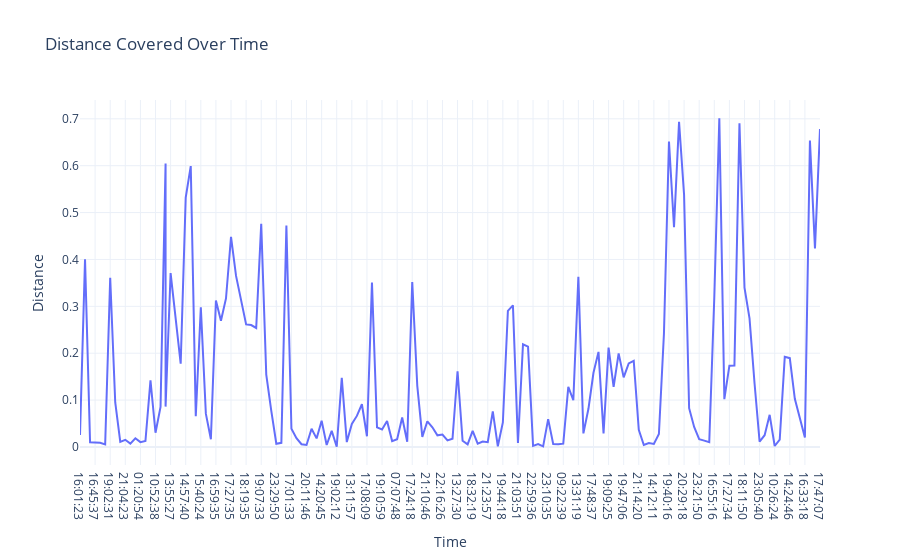

Notebook cell for this chart:
### Code cell
#Now, let’s have a look at the distance covered over time:


# Distance Covered Over Time

fig = px.line(df, x="Time",

               y="Distance",

               title="Distance Covered Over Time")

fig.show()

### Figure 1 — Plotly figure (JSON) as saved in the notebook; plotly's stock layout.template omitted (floating-point values rounded to 4 significant figures; data arrays with more than 128 entries replaced by an {"elided": "..."} marker saying what was removed)
{"data": [{"hovertemplate": "Time=%{x}<br>Distance=%{y}<extra></extra>", "legendgroup": "", "line": {"color": "#636efa", "dash": "solid"}, "marker": {"symbol": "circle"}, "mode": "lines", "name": "", "orientation": "v", "showlegend": false, "type": "scatter", "x": {"elided": "149 str values"}, "xaxis": "x", "y": {"elided": "149 float values"}, "yaxis": "y"}], "layout": {"autosize": true, "legend": {"tracegroupgap": 0}, "title": {"text": "Distance Covered Over Time"}, "xaxis": {"anchor": "y", "autorange": true, "domain": [0, 1], "range": [0, 147], "title": {"text": "Time"}, "type": "category"}, "yaxis": {"anchor": "x", "autorange": true, "domain": [0, 1], "range": [-0.03847, 0.7401], "title": {"text": "Distance"}, "type": "linear"}}}
